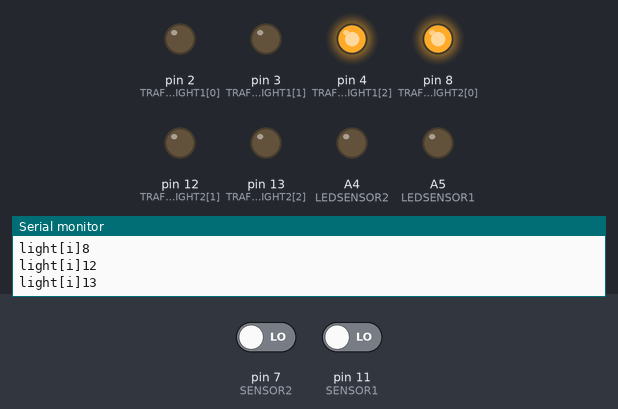
A sketch run on a simulated Arduino Uno, built with avr-gcc and run on an emulated ATmega328P. Shown: output pins drawn as LEDs (lit = HIGH), the last lines printed to the serial monitor. The inputs (shaded band) are chosen by the test bench; at power-on: pin 7 (SENSOR2) LOW, pin 11 (SENSOR1) LOW.

Above: at 1.2 s.
1.3 s: pin 7 (SENSOR2) driven HIGH
At 2.7 s:
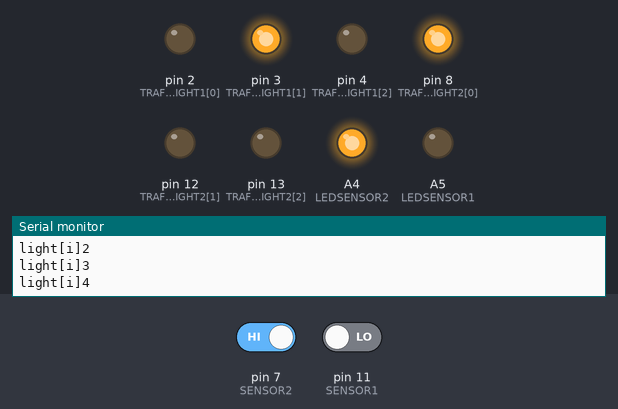
4.3 s: pin 11 (SENSOR1) driven HIGH
At 6.2 s:
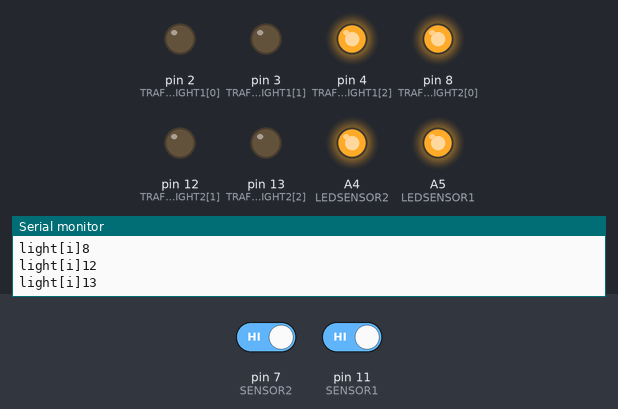
6.9 s: pin 7 (SENSOR2) driven LOW
At 8.2 s:
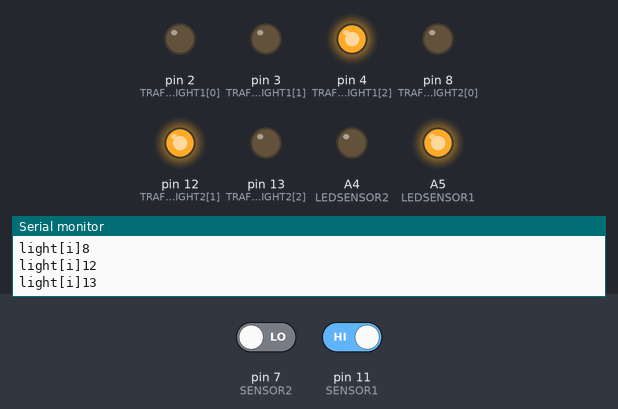
9.9 s: pin 11 (SENSOR1) driven LOW
At 11.7 s:
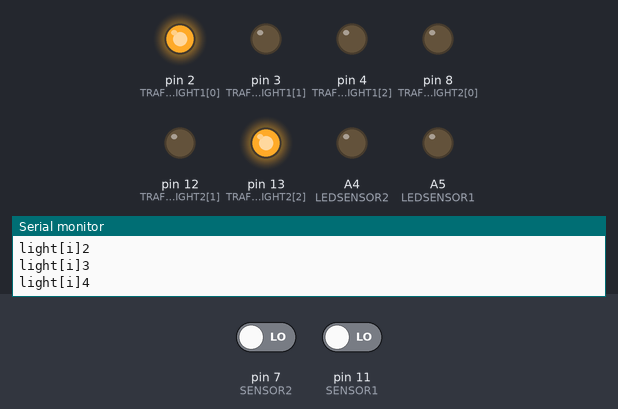
12.5 s: pin 7 (SENSOR2) driven HIGH
At 13.6 s:
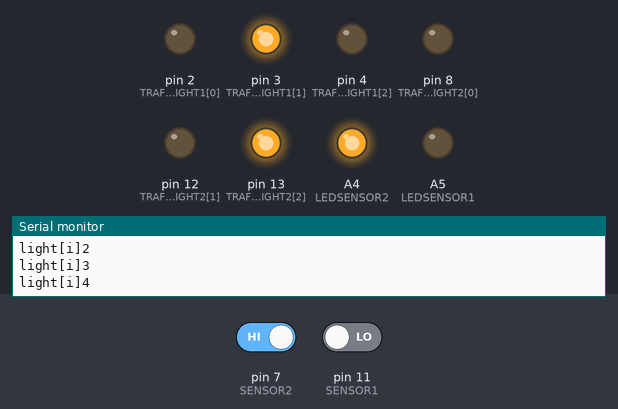
Timing chart, 0 to 16.1 s (numbered marks = the images above; inputs shaded):
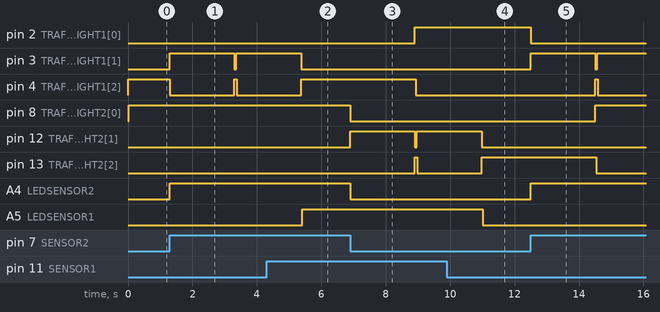

Measured:
- after the input at 1.3 s, pin 3 (TRAFFIC_LIGHT1[1]): LOW → HIGH at once, → LOW 2.0 s later, → HIGH 0.07 s later; pin 4 (TRAFFIC_LIGHT1[2]): HIGH → LOW at once, → HIGH 2.0 s later, → LOW 0.08 s later; A4 (LEDSENSOR2): LOW → HIGH at once
- after the input at 4.3 s, pin 3 (TRAFFIC_LIGHT1[1]): goes on until 5.4 s, then stays LOW; pin 4 (TRAFFIC_LIGHT1[2]): goes on until 5.4 s, then stays HIGH; A5 (LEDSENSOR1): LOW → HIGH after 1.1 s
- after the input at 6.9 s, pin 2 (TRAFFIC_LIGHT1[0]): LOW → HIGH after 2.0 s; pin 4 (TRAFFIC_LIGHT1[2]): HIGH → LOW after 2.0 s; pin 8 (TRAFFIC_LIGHT2[0]), A4 (LEDSENSOR2): HIGH → LOW at once; pin 12 (TRAFFIC_LIGHT2[1]): LOW → HIGH at once, → LOW 2.0 s later, → HIGH 0.07 s later; pin 13 (TRAFFIC_LIGHT2[2]): LOW → HIGH after 2.0 s, → LOW 0.08 s later
- after the input at 9.9 s, pin 12 (TRAFFIC_LIGHT2[1]): goes on until 11.0 s, then stays LOW; pin 13 (TRAFFIC_LIGHT2[2]): goes on until 11.0 s, then stays HIGH; A5 (LEDSENSOR1): HIGH → LOW after 1.1 s
- after the input at 12.5 s, pin 2 (TRAFFIC_LIGHT1[0]): HIGH → LOW after 0.00 s instead of 3.5 s; pin 3 (TRAFFIC_LIGHT1[1]): LOW → HIGH at once, → LOW 2.0 s later, → HIGH 0.07 s later

The sketch:

projeto-semaforo.ino
```cpp
const int TRAFFIC_LIGHT1[] = {2,3,4};
const int TRAFFIC_LIGHT2[] = {8,12,13};
const int SENSOR1 = 11;
const int SENSOR2 = 7;
const int LEDSENSOR1 = A5;
const int LEDSENSOR2 = A4;


enum {RED1_GREEN2, YELLOW1_RED2, RED_BOTH, GREEN1_RED2, RED1_YELLOW2} trafficState = RED1_GREEN2;
const char* stateNames[] = {"RED1_GREEN2", "YELLOW1_RED2", "RED_BOTH", "GREEN1_RED2", "RED1_YELLOW2"};

unsigned long interval;
unsigned long previousMillis = 0;

void setup() {
  for (int i = 0; i < 3; i++) {
    pinMode(TRAFFIC_LIGHT1[i], OUTPUT);
    pinMode(TRAFFIC_LIGHT2[i], OUTPUT);
  }
  pinMode(SENSOR1, INPUT);
  pinMode(SENSOR2, INPUT);
  pinMode(LEDSENSOR1, OUTPUT);
  pinMode(LEDSENSOR2, OUTPUT);
  Serial.begin(9600);
}

void loop() {
  unsigned long currentMillis = millis();
  int presence1 = digitalRead(SENSOR1);
  int presence2 = digitalRead(SENSOR2);
  if (presence1) {
    analogWrite(LEDSENSOR1, 255);
  } else {
    analogWrite(LEDSENSOR1, 0);
  }
  if (presence2) {
    analogWrite(LEDSENSOR2, 255);
  } else {
    analogWrite(LEDSENSOR2, 0);
  }

  if (presence1 && !presence2) {
    quickChange(TRAFFIC_LIGHT1, TRAFFIC_LIGHT2);
    trafficState = RED1_GREEN2;
  } else if (presence2 && !presence1) {
    quickChange(TRAFFIC_LIGHT2, TRAFFIC_LIGHT1);
    trafficState = GREEN1_RED2;
  } else if (currentMillis - previousMillis >= interval) {
    standardTraffic();
  }
}

void turnOnLight(const int LIGHT[], String color) {
  int lightIndex;
  if (color == "red") {
    lightIndex = 2;
  } else if (color == "yellow") {
    lightIndex = 1;
  } else if (color == "green") {
    lightIndex = 0;
  }
  Serial.print("lightIndex");
  Serial.println(lightIndex);
  for (int i = 0; i < 3; i++) {
    Serial.print("light[i]");
    Serial.println(LIGHT[i]);
    digitalWrite(LIGHT[i], i == lightIndex ? HIGH : LOW);
  }
}

void quickChange(const int PRIORITY_LIGHT[], const int SECONDARY_LIGHT[]) {
  turnOnLight(SECONDARY_LIGHT, "yellow");
  delay(2000);
  turnOnLight(SECONDARY_LIGHT, "red");
  turnOnLight(PRIORITY_LIGHT, "green");
  previousMillis = millis();
  interval = 5000;
}

void standardTraffic() {
  Serial.print("Estado: ");
  Serial.println(stateNames[trafficState]);
  switch (trafficState) {
    case RED1_GREEN2:
      turnOnLight(TRAFFIC_LIGHT1, "red");
      turnOnLight(TRAFFIC_LIGHT2, "green");
      interval = 5000;
      trafficState = RED1_YELLOW2;
      break;
    case YELLOW1_RED2:
      turnOnLight(TRAFFIC_LIGHT1, "yellow");
      turnOnLight(TRAFFIC_LIGHT2, "red");
      interval = 2000;
      trafficState = RED1_GREEN2;
      break;
    case GREEN1_RED2:
      turnOnLight(TRAFFIC_LIGHT1, "green");
      turnOnLight(TRAFFIC_LIGHT2, "red");
      interval = 5000;
      trafficState = YELLOW1_RED2;
      break;
    case RED1_YELLOW2:
      turnOnLight(TRAFFIC_LIGHT1, "red");
      turnOnLight(TRAFFIC_LIGHT2, "yellow");
      interval = 2000;
      trafficState = GREEN1_RED2;
      break;
  }

  previousMillis = millis();
}
```
